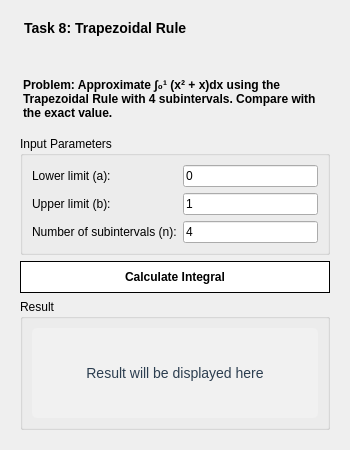
<?xml version="1.0" encoding="UTF-8"?>
<ui version="4.0">
 <class>TrapezoidalRule</class>
 <widget class="QDialog" name="TrapezoidalRule">
  <property name="geometry">
   <rect>
    <x>100</x>
    <y>100</y>
    <width>350</width>
    <height>450</height>
   </rect>
  </property>
  <property name="windowTitle">
   <string>Trapezoidal Rule Approximation</string>
  </property>
  <layout class="QVBoxLayout" name="verticalLayout" spacing="20">
   <property name="margin">
    <number>20</number>
   </property>
   <item>
    <widget class="QLabel" name="label_task">
     <property name="text">
      <string>Task 8: Trapezoidal Rule</string>
     </property>
     <property name="alignment">
      <set>Qt::AlignLeft</set>
     </property>
     <property name="styleSheet">
      <string>font-size: 14px; font-weight: bold; padding-bottom: 5px;</string>
     </property>
    </widget>
   </item>
   <item>
    <widget class="QLabel" name="label_problem">
     <property name="text">
      <string>Problem: Approximate ∫₀¹ (x² + x)dx using the Trapezoidal Rule with 4 subintervals. Compare with the exact value.</string>
     </property>
     <property name="wordWrap">
      <bool>true</bool>
     </property>
     <property name="alignment">
      <set>Qt::AlignLeft</set>
     </property>
     <property name="styleSheet">
      <string>font-size: 12px; font-weight: bold; padding-bottom: 10px;</string>
     </property>
    </widget>
   </item>
   <item>
    <widget class="QGroupBox" name="groupBox_input">
     <property name="title">
      <string>Input Parameters</string>
     </property>
     <layout class="QFormLayout" name="formLayout">
      <item row="0" column="0">
       <widget class="QLabel" name="label_a">
        <property name="text">
         <string>Lower limit (a):</string>
        </property>
       </widget>
      </item>
      <item row="0" column="1">
       <widget class="QLineEdit" name="lineEdit_a">
        <property name="text">
         <string>0</string>
        </property>
       </widget>
      </item>
      <item row="1" column="0">
       <widget class="QLabel" name="label_b">
        <property name="text">
         <string>Upper limit (b):</string>
        </property>
       </widget>
      </item>
      <item row="1" column="1">
       <widget class="QLineEdit" name="lineEdit_b">
        <property name="text">
         <string>1</string>
        </property>
       </widget>
      </item>
      <item row="2" column="0">
       <widget class="QLabel" name="label_n">
        <property name="text">
         <string>Number of subintervals (n):</string>
        </property>
       </widget>
      </item>
      <item row="2" column="1">
       <widget class="QLineEdit" name="lineEdit_n">
        <property name="text">
         <string>4</string>
        </property>
       </widget>
      </item>
     </layout>
    </widget>
   </item>
   <item>
    <widget class="QPushButton" name="pushButton_calculate">
     <property name="text">
      <string>Calculate Integral</string>
     </property>
     <property name="styleSheet">
      <string>font-weight: bold; background-color: white; color: black; border: 1px solid black; padding: 8px;</string>
     </property>
    </widget>
   </item>
   <item>
    <widget class="QGroupBox" name="groupBox_result">
     <property name="title">
      <string>Result</string>
     </property>
     <layout class="QVBoxLayout" name="verticalLayout_result">
      <property name="spacing">
       <number>10</number>
      </property>
      <item>
       <widget class="QLabel" name="label_result">
        <property name="text">
         <string>Result will be displayed here</string>
        </property>
        <property name="wordWrap">
         <bool>true</bool>
        </property>
        <property name="minimumSize">
         <size>
          <width>0</width>
          <height>60</height>
         </size>
        </property>
        <property name="alignment">
         <set>Qt::AlignCenter</set>
        </property>
        <property name="styleSheet">
         <string>font-size: 14px; color: #2c3e50; background-color: #f1f1f1; padding: 15px; border-radius: 5px; min-height: 60px;</string>
        </property>
       </widget>
      </item>
     </layout>
    </widget>
   </item>
  </layout>
 </widget>
 <resources/>
 <connections/>
</ui>
